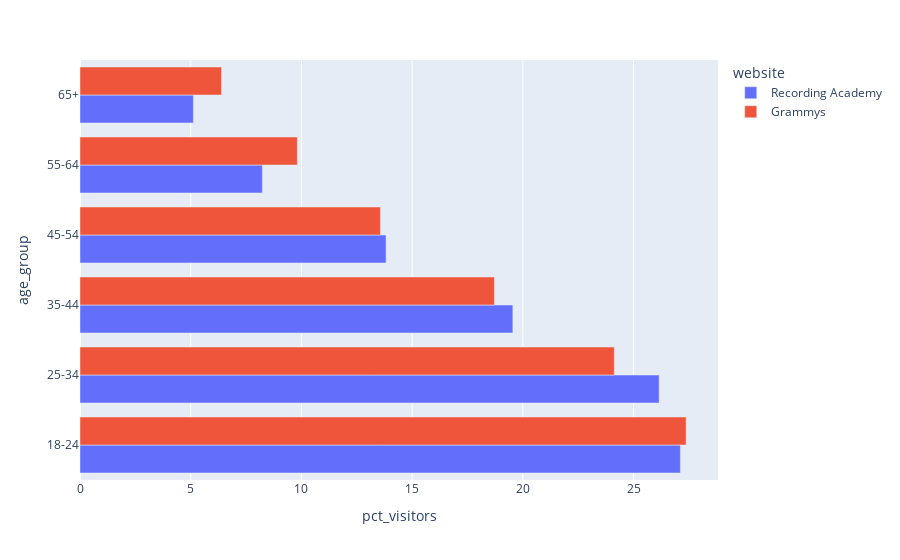

Notebook source saved alongside this figure:
### Markdown cell above
**D.** Create a bar chart of the `age_group` and `pct_visitors`. This chart should have, for each age group, one color for the Recording Academy and a different color for the Grammys.

<span style='background-color: rgba(138, 43, 226, 0.4); padding: 0.2em 0.4em; border-radius: 4px;'>**Hint:** You will need to use the `barmode='group'` option in `px.bar()`. See the code snippet below to guide you.</span>

```python
# template for visualization
px.bar(dataframe, x='variable1', y='variable2', color='variable3', barmode='group')
```

### Code cell
# Create bar chart
px.bar(result, x='pct_visitors', y='age_group', color='website', barmode='group')

### Figure 1 — Plotly figure (JSON) as saved in the notebook; plotly's stock layout.template omitted (floating-point values rounded to 4 significant figures)
{"data": [{"alignmentgroup": "True", "hovertemplate": "website=Recording Academy<br>pct_visitors=%{x}<br>age_group=%{y}<extra></extra>", "legendgroup": "Recording Academy", "marker": {"color": "#636efa", "pattern": {"shape": ""}}, "name": "Recording Academy", "offsetgroup": "Recording Academy", "orientation": "h", "showlegend": true, "textposition": "auto", "type": "bar", "x": [27.12, 26.16, 19.55, 13.82, 8.236, 5.12], "xaxis": "x", "y": ["18-24", "25-34", "35-44", "45-54", "55-64", "65+"], "yaxis": "y"}, {"alignmentgroup": "True", "hovertemplate": "website=Grammys<br>pct_visitors=%{x}<br>age_group=%{y}<extra></extra>", "legendgroup": "Grammys", "marker": {"color": "#EF553B", "pattern": {"shape": ""}}, "name": "Grammys", "offsetgroup": "Grammys", "orientation": "h", "showlegend": true, "textposition": "auto", "type": "bar", "x": [27.37, 24.13, 18.72, 13.57, 9.817, 6.394], "xaxis": "x", "y": ["18-24", "25-34", "35-44", "45-54", "55-64", "65+"], "yaxis": "y"}], "layout": {"autosize": true, "barmode": "group", "legend": {"title": {"text": "website"}, "tracegroupgap": 0}, "margin": {"t": 60}, "xaxis": {"anchor": "y", "autorange": true, "domain": [0, 1], "range": [0, 28.81], "title": {"text": "pct_visitors"}, "type": "linear"}, "yaxis": {"anchor": "x", "autorange": true, "domain": [0, 1], "range": [-0.5, 5.5], "title": {"text": "age_group"}, "type": "category"}}}
